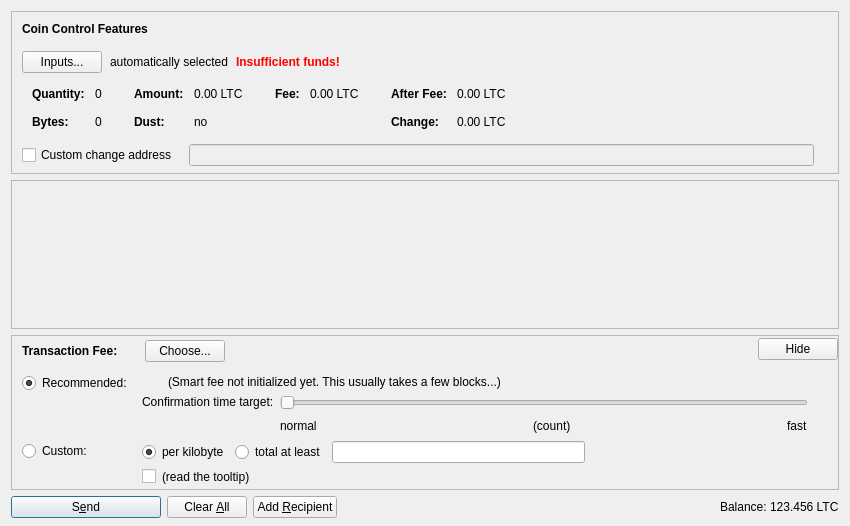
<?xml version="1.0" encoding="UTF-8"?>
<ui version="4.0">
 <class>SendCoinsDialog</class>
 <widget class="QDialog" name="SendCoinsDialog">
  <property name="geometry">
   <rect>
    <x>0</x>
    <y>0</y>
    <width>850</width>
    <height>526</height>
   </rect>
  </property>
  <property name="windowTitle">
   <string>Send Coins</string>
  </property>
  <layout class="QVBoxLayout" name="verticalLayout" stretch="0,1,0,0">
   <property name="bottomMargin">
    <number>8</number>
   </property>
   <item>
    <widget class="QFrame" name="frameCoinControl">
     <property name="sizePolicy">
      <sizepolicy hsizetype="Expanding" vsizetype="Expanding">
       <horstretch>0</horstretch>
       <verstretch>0</verstretch>
      </sizepolicy>
     </property>
     <property name="maximumSize">
      <size>
       <width>16777215</width>
       <height>16777215</height>
      </size>
     </property>
     <property name="frameShape">
      <enum>QFrame::StyledPanel</enum>
     </property>
     <property name="frameShadow">
      <enum>QFrame::Sunken</enum>
     </property>
     <layout class="QVBoxLayout" name="verticalLayoutCoinControl2">
      <property name="spacing">
       <number>0</number>
      </property>
      <property name="leftMargin">
       <number>0</number>
      </property>
      <property name="topMargin">
       <number>0</number>
      </property>
      <property name="rightMargin">
       <number>0</number>
      </property>
      <property name="bottomMargin">
       <number>6</number>
      </property>
      <item>
       <layout class="QVBoxLayout" name="verticalLayoutCoinControl" stretch="0,0,0,0,1">
        <property name="spacing">
         <number>0</number>
        </property>
        <property name="leftMargin">
         <number>10</number>
        </property>
        <property name="topMargin">
         <number>10</number>
        </property>
        <item>
         <layout class="QHBoxLayout" name="horizontalLayoutCoinControl1">
          <property name="bottomMargin">
           <number>15</number>
          </property>
          <item>
           <widget class="QLabel" name="labelCoinControlFeatures">
            <property name="sizePolicy">
             <sizepolicy hsizetype="Preferred" vsizetype="Maximum">
              <horstretch>0</horstretch>
              <verstretch>0</verstretch>
             </sizepolicy>
            </property>
            <property name="font">
             <font>
              <weight>75</weight>
              <bold>true</bold>
             </font>
            </property>
            <property name="styleSheet">
             <string notr="true">font-weight:bold;</string>
            </property>
            <property name="text">
             <string>Coin Control Features</string>
            </property>
           </widget>
          </item>
         </layout>
        </item>
        <item>
         <layout class="QHBoxLayout" name="horizontalLayoutCoinControl2" stretch="0,0,0,0">
          <property name="spacing">
           <number>8</number>
          </property>
          <property name="bottomMargin">
           <number>10</number>
          </property>
          <item>
           <widget class="QPushButton" name="pushButtonCoinControl">
            <property name="styleSheet">
             <string notr="true"/>
            </property>
            <property name="text">
             <string>Inputs...</string>
            </property>
            <property name="autoDefault">
             <bool>false</bool>
            </property>
           </widget>
          </item>
          <item>
           <widget class="QLabel" name="labelCoinControlAutomaticallySelected">
            <property name="text">
             <string>automatically selected</string>
            </property>
            <property name="margin">
             <number>5</number>
            </property>
           </widget>
          </item>
          <item>
           <widget class="QLabel" name="labelCoinControlInsuffFunds">
            <property name="font">
             <font>
              <weight>75</weight>
              <bold>true</bold>
             </font>
            </property>
            <property name="styleSheet">
             <string notr="true">color:red;font-weight:bold;</string>
            </property>
            <property name="text">
             <string>Insufficient funds!</string>
            </property>
            <property name="margin">
             <number>5</number>
            </property>
           </widget>
          </item>
          <item>
           <spacer name="horizontalSpacerCoinControl">
            <property name="orientation">
             <enum>Qt::Horizontal</enum>
            </property>
            <property name="sizeHint" stdset="0">
             <size>
              <width>40</width>
              <height>1</height>
             </size>
            </property>
           </spacer>
          </item>
         </layout>
        </item>
        <item>
         <widget class="QWidget" name="widgetCoinControl" native="true">
          <property name="sizePolicy">
           <sizepolicy hsizetype="Preferred" vsizetype="Preferred">
            <horstretch>0</horstretch>
            <verstretch>0</verstretch>
           </sizepolicy>
          </property>
          <property name="minimumSize">
           <size>
            <width>0</width>
            <height>0</height>
           </size>
          </property>
          <property name="styleSheet">
           <string notr="true"/>
          </property>
          <layout class="QHBoxLayout" name="horizontalLayoutCoinControl5">
           <property name="leftMargin">
            <number>0</number>
           </property>
           <property name="topMargin">
            <number>0</number>
           </property>
           <property name="rightMargin">
            <number>0</number>
           </property>
           <property name="bottomMargin">
            <number>0</number>
           </property>
           <item>
            <layout class="QHBoxLayout" name="horizontalLayoutCoinControl3" stretch="0,0,0,1">
             <property name="spacing">
              <number>20</number>
             </property>
             <property name="topMargin">
              <number>0</number>
             </property>
             <property name="bottomMargin">
              <number>10</number>
             </property>
             <item>
              <layout class="QFormLayout" name="formLayoutCoinControl1">
               <property name="horizontalSpacing">
                <number>10</number>
               </property>
               <property name="verticalSpacing">
                <number>14</number>
               </property>
               <property name="leftMargin">
                <number>10</number>
               </property>
               <property name="topMargin">
                <number>4</number>
               </property>
               <property name="rightMargin">
                <number>6</number>
               </property>
               <item row="0" column="0">
                <widget class="QLabel" name="labelCoinControlQuantityText">
                 <property name="font">
                  <font>
                   <weight>75</weight>
                   <bold>true</bold>
                  </font>
                 </property>
                 <property name="text">
                  <string>Quantity:</string>
                 </property>
                 <property name="margin">
                  <number>0</number>
                 </property>
                </widget>
               </item>
               <item row="0" column="1">
                <widget class="QLabel" name="labelCoinControlQuantity">
                 <property name="cursor">
                  <cursorShape>IBeamCursor</cursorShape>
                 </property>
                 <property name="contextMenuPolicy">
                  <enum>Qt::ActionsContextMenu</enum>
                 </property>
                 <property name="text">
                  <string notr="true">0</string>
                 </property>
                 <property name="margin">
                  <number>0</number>
                 </property>
                 <property name="textInteractionFlags">
                  <set>Qt::LinksAccessibleByMouse|Qt::TextSelectableByKeyboard|Qt::TextSelectableByMouse</set>
                 </property>
                </widget>
               </item>
               <item row="1" column="0">
                <widget class="QLabel" name="labelCoinControlBytesText">
                 <property name="font">
                  <font>
                   <weight>75</weight>
                   <bold>true</bold>
                  </font>
                 </property>
                 <property name="text">
                  <string>Bytes:</string>
                 </property>
                </widget>
               </item>
               <item row="1" column="1">
                <widget class="QLabel" name="labelCoinControlBytes">
                 <property name="cursor">
                  <cursorShape>IBeamCursor</cursorShape>
                 </property>
                 <property name="contextMenuPolicy">
                  <enum>Qt::ActionsContextMenu</enum>
                 </property>
                 <property name="text">
                  <string notr="true">0</string>
                 </property>
                 <property name="textInteractionFlags">
                  <set>Qt::LinksAccessibleByMouse|Qt::TextSelectableByKeyboard|Qt::TextSelectableByMouse</set>
                 </property>
                </widget>
               </item>
              </layout>
             </item>
             <item>
              <layout class="QFormLayout" name="formLayoutCoinControl2">
               <property name="horizontalSpacing">
                <number>10</number>
               </property>
               <property name="verticalSpacing">
                <number>14</number>
               </property>
               <property name="leftMargin">
                <number>6</number>
               </property>
               <property name="topMargin">
                <number>4</number>
               </property>
               <property name="rightMargin">
                <number>6</number>
               </property>
               <item row="0" column="0">
                <widget class="QLabel" name="labelCoinControlAmountText">
                 <property name="font">
                  <font>
                   <weight>75</weight>
                   <bold>true</bold>
                  </font>
                 </property>
                 <property name="text">
                  <string>Amount:</string>
                 </property>
                 <property name="margin">
                  <number>0</number>
                 </property>
                </widget>
               </item>
               <item row="0" column="1">
                <widget class="QLabel" name="labelCoinControlAmount">
                 <property name="cursor">
                  <cursorShape>IBeamCursor</cursorShape>
                 </property>
                 <property name="contextMenuPolicy">
                  <enum>Qt::ActionsContextMenu</enum>
                 </property>
                 <property name="text">
                  <string notr="true">0.00 LTC</string>
                 </property>
                 <property name="textInteractionFlags">
                  <set>Qt::LinksAccessibleByMouse|Qt::TextSelectableByKeyboard|Qt::TextSelectableByMouse</set>
                 </property>
                </widget>
               </item>
               <item row="1" column="0">
                <widget class="QLabel" name="labelCoinControlLowOutputText">
                 <property name="font">
                  <font>
                   <weight>75</weight>
                   <bold>true</bold>
                  </font>
                 </property>
                 <property name="text">
                  <string>Dust:</string>
                 </property>
                </widget>
               </item>
               <item row="1" column="1">
                <widget class="QLabel" name="labelCoinControlLowOutput">
                 <property name="cursor">
                  <cursorShape>IBeamCursor</cursorShape>
                 </property>
                 <property name="contextMenuPolicy">
                  <enum>Qt::ActionsContextMenu</enum>
                 </property>
                 <property name="text">
                  <string notr="true">no</string>
                 </property>
                 <property name="textInteractionFlags">
                  <set>Qt::LinksAccessibleByMouse|Qt::TextSelectableByKeyboard|Qt::TextSelectableByMouse</set>
                 </property>
                </widget>
               </item>
              </layout>
             </item>
             <item>
              <layout class="QFormLayout" name="formLayoutCoinControl3">
               <property name="horizontalSpacing">
                <number>10</number>
               </property>
               <property name="verticalSpacing">
                <number>14</number>
               </property>
               <property name="leftMargin">
                <number>6</number>
               </property>
               <property name="topMargin">
                <number>4</number>
               </property>
               <property name="rightMargin">
                <number>6</number>
               </property>
               <item row="0" column="0">
                <widget class="QLabel" name="labelCoinControlFeeText">
                 <property name="font">
                  <font>
                   <weight>75</weight>
                   <bold>true</bold>
                  </font>
                 </property>
                 <property name="text">
                  <string>Fee:</string>
                 </property>
                 <property name="margin">
                  <number>0</number>
                 </property>
                </widget>
               </item>
               <item row="0" column="1">
                <widget class="QLabel" name="labelCoinControlFee">
                 <property name="cursor">
                  <cursorShape>IBeamCursor</cursorShape>
                 </property>
                 <property name="contextMenuPolicy">
                  <enum>Qt::ActionsContextMenu</enum>
                 </property>
                 <property name="text">
                  <string notr="true">0.00 LTC</string>
                 </property>
                 <property name="textInteractionFlags">
                  <set>Qt::LinksAccessibleByMouse|Qt::TextSelectableByKeyboard|Qt::TextSelectableByMouse</set>
                 </property>
                </widget>
               </item>
              </layout>
             </item>
             <item>
              <layout class="QFormLayout" name="formLayoutCoinControl4">
               <property name="horizontalSpacing">
                <number>10</number>
               </property>
               <property name="verticalSpacing">
                <number>14</number>
               </property>
               <property name="leftMargin">
                <number>6</number>
               </property>
               <property name="topMargin">
                <number>4</number>
               </property>
               <property name="rightMargin">
                <number>6</number>
               </property>
               <item row="0" column="0">
                <widget class="QLabel" name="labelCoinControlAfterFeeText">
                 <property name="font">
                  <font>
                   <weight>75</weight>
                   <bold>true</bold>
                  </font>
                 </property>
                 <property name="text">
                  <string>After Fee:</string>
                 </property>
                 <property name="margin">
                  <number>0</number>
                 </property>
                </widget>
               </item>
               <item row="0" column="1">
                <widget class="QLabel" name="labelCoinControlAfterFee">
                 <property name="cursor">
                  <cursorShape>IBeamCursor</cursorShape>
                 </property>
                 <property name="contextMenuPolicy">
                  <enum>Qt::ActionsContextMenu</enum>
                 </property>
                 <property name="text">
                  <string notr="true">0.00 LTC</string>
                 </property>
                 <property name="textInteractionFlags">
                  <set>Qt::LinksAccessibleByMouse|Qt::TextSelectableByKeyboard|Qt::TextSelectableByMouse</set>
                 </property>
                </widget>
               </item>
               <item row="1" column="0">
                <widget class="QLabel" name="labelCoinControlChangeText">
                 <property name="font">
                  <font>
                   <weight>75</weight>
                   <bold>true</bold>
                  </font>
                 </property>
                 <property name="text">
                  <string>Change:</string>
                 </property>
                </widget>
               </item>
               <item row="1" column="1">
                <widget class="QLabel" name="labelCoinControlChange">
                 <property name="cursor">
                  <cursorShape>IBeamCursor</cursorShape>
                 </property>
                 <property name="contextMenuPolicy">
                  <enum>Qt::ActionsContextMenu</enum>
                 </property>
                 <property name="text">
                  <string notr="true">0.00 LTC</string>
                 </property>
                 <property name="textInteractionFlags">
                  <set>Qt::LinksAccessibleByMouse|Qt::TextSelectableByKeyboard|Qt::TextSelectableByMouse</set>
                 </property>
                </widget>
               </item>
              </layout>
             </item>
            </layout>
           </item>
          </layout>
         </widget>
        </item>
        <item>
         <layout class="QHBoxLayout" name="horizontalLayoutCoinControl4" stretch="0,0,0">
          <property name="spacing">
           <number>12</number>
          </property>
          <property name="sizeConstraint">
           <enum>QLayout::SetDefaultConstraint</enum>
          </property>
          <property name="topMargin">
           <number>5</number>
          </property>
          <property name="rightMargin">
           <number>5</number>
          </property>
          <item>
           <widget class="QCheckBox" name="checkBoxCoinControlChange">
            <property name="toolTip">
             <string>If this is activated, but the change address is empty or invalid, change will be sent to a newly generated address.</string>
            </property>
            <property name="text">
             <string>Custom change address</string>
            </property>
           </widget>
          </item>
          <item>
           <widget class="QValidatedLineEdit" name="lineEditCoinControlChange">
            <property name="enabled">
             <bool>false</bool>
            </property>
            <property name="sizePolicy">
             <sizepolicy hsizetype="Expanding" vsizetype="Fixed">
              <horstretch>0</horstretch>
              <verstretch>0</verstretch>
             </sizepolicy>
            </property>
           </widget>
          </item>
          <item>
           <widget class="QLabel" name="labelCoinControlChangeLabel">
            <property name="sizePolicy">
             <sizepolicy hsizetype="Preferred" vsizetype="Expanding">
              <horstretch>0</horstretch>
              <verstretch>0</verstretch>
             </sizepolicy>
            </property>
            <property name="minimumSize">
             <size>
              <width>0</width>
              <height>0</height>
             </size>
            </property>
            <property name="text">
             <string/>
            </property>
            <property name="margin">
             <number>3</number>
            </property>
           </widget>
          </item>
         </layout>
        </item>
        <item>
         <spacer name="verticalSpacerCoinControl">
          <property name="orientation">
           <enum>Qt::Vertical</enum>
          </property>
          <property name="sizeHint" stdset="0">
           <size>
            <width>800</width>
            <height>1</height>
           </size>
          </property>
         </spacer>
        </item>
       </layout>
      </item>
     </layout>
    </widget>
   </item>
   <item>
    <widget class="QScrollArea" name="scrollArea">
     <property name="widgetResizable">
      <bool>true</bool>
     </property>
     <widget class="QWidget" name="scrollAreaWidgetContents">
      <property name="geometry">
       <rect>
        <x>0</x>
        <y>0</y>
        <width>830</width>
        <height>104</height>
       </rect>
      </property>
      <layout class="QVBoxLayout" name="verticalLayout_2" stretch="0,1">
       <property name="leftMargin">
        <number>0</number>
       </property>
       <property name="topMargin">
        <number>0</number>
       </property>
       <property name="rightMargin">
        <number>0</number>
       </property>
       <property name="bottomMargin">
        <number>0</number>
       </property>
       <item>
        <layout class="QVBoxLayout" name="entries">
         <property name="spacing">
          <number>6</number>
         </property>
        </layout>
       </item>
       <item>
        <spacer name="verticalSpacer">
         <property name="orientation">
          <enum>Qt::Vertical</enum>
         </property>
         <property name="sizeHint" stdset="0">
          <size>
           <width>20</width>
           <height>40</height>
          </size>
         </property>
        </spacer>
       </item>
      </layout>
     </widget>
    </widget>
   </item>
   <item>
    <widget class="QFrame" name="frameFee">
     <property name="sizePolicy">
      <sizepolicy hsizetype="Expanding" vsizetype="Expanding">
       <horstretch>0</horstretch>
       <verstretch>0</verstretch>
      </sizepolicy>
     </property>
     <property name="maximumSize">
      <size>
       <width>16777215</width>
       <height>16777215</height>
      </size>
     </property>
     <property name="frameShape">
      <enum>QFrame::StyledPanel</enum>
     </property>
     <property name="frameShadow">
      <enum>QFrame::Sunken</enum>
     </property>
     <layout class="QVBoxLayout" name="verticalLayoutFee1">
      <property name="spacing">
       <number>0</number>
      </property>
      <property name="leftMargin">
       <number>0</number>
      </property>
      <property name="topMargin">
       <number>0</number>
      </property>
      <property name="rightMargin">
       <number>0</number>
      </property>
      <property name="bottomMargin">
       <number>0</number>
      </property>
      <item>
       <layout class="QVBoxLayout" name="verticalLayoutFee2" stretch="0,0,0">
        <property name="spacing">
         <number>0</number>
        </property>
        <property name="leftMargin">
         <number>10</number>
        </property>
        <property name="topMargin">
         <number>0</number>
        </property>
        <item>
         <layout class="QHBoxLayout" name="horizontalLayoutFee1">
          <property name="bottomMargin">
           <number>0</number>
          </property>
          <item>
           <layout class="QVBoxLayout" name="verticalLayoutFee7">
            <property name="spacing">
             <number>0</number>
            </property>
            <item>
             <spacer name="verticalSpacerSmartFee">
              <property name="orientation">
               <enum>Qt::Vertical</enum>
              </property>
              <property name="sizeType">
               <enum>QSizePolicy::Fixed</enum>
              </property>
              <property name="sizeHint" stdset="0">
               <size>
                <width>1</width>
                <height>4</height>
               </size>
              </property>
             </spacer>
            </item>
            <item>
             <layout class="QHBoxLayout" name="horizontalLayoutSmartFee">
              <property name="spacing">
               <number>10</number>
              </property>
              <item>
               <widget class="QLabel" name="labelFeeHeadline">
                <property name="sizePolicy">
                 <sizepolicy hsizetype="Preferred" vsizetype="Maximum">
                  <horstretch>0</horstretch>
                  <verstretch>0</verstretch>
                 </sizepolicy>
                </property>
                <property name="font">
                 <font>
                  <weight>75</weight>
                  <bold>true</bold>
                 </font>
                </property>
                <property name="styleSheet">
                 <string notr="true">font-weight:bold;</string>
                </property>
                <property name="text">
                 <string>Transaction Fee:</string>
                </property>
               </widget>
              </item>
              <item>
               <widget class="QLabel" name="labelFeeMinimized">
                <property name="text">
                 <string/>
                </property>
               </widget>
              </item>
              <item>
               <widget class="QPushButton" name="buttonChooseFee">
                <property name="text">
                 <string>Choose...</string>
                </property>
               </widget>
              </item>
             </layout>
            </item>
            <item>
             <spacer name="verticalSpacer_5">
              <property name="orientation">
               <enum>Qt::Vertical</enum>
              </property>
              <property name="sizeHint" stdset="0">
               <size>
                <width>1</width>
                <height>1</height>
               </size>
              </property>
             </spacer>
            </item>
           </layout>
          </item>
          <item>
           <spacer name="horizontalSpacer_4">
            <property name="orientation">
             <enum>Qt::Horizontal</enum>
            </property>
            <property name="sizeHint" stdset="0">
             <size>
              <width>40</width>
              <height>20</height>
             </size>
            </property>
           </spacer>
          </item>
          <item>
           <widget class="QPushButton" name="buttonMinimizeFee">
            <property name="toolTip">
             <string>collapse fee-settings</string>
            </property>
            <property name="text">
             <string>Hide</string>
            </property>
           </widget>
          </item>
         </layout>
        </item>
        <item>
         <widget class="QFrame" name="frameFeeSelection">
          <layout class="QVBoxLayout" name="verticalLayoutFee12">
           <property name="spacing">
            <number>0</number>
           </property>
           <property name="leftMargin">
            <number>0</number>
           </property>
           <property name="topMargin">
            <number>0</number>
           </property>
           <property name="rightMargin">
            <number>0</number>
           </property>
           <property name="bottomMargin">
            <number>0</number>
           </property>
           <item>
            <layout class="QGridLayout" name="gridLayoutFee">
             <property name="topMargin">
              <number>10</number>
             </property>
             <property name="bottomMargin">
              <number>4</number>
             </property>
             <property name="horizontalSpacing">
              <number>10</number>
             </property>
             <property name="verticalSpacing">
              <number>4</number>
             </property>
             <item row="1" column="1">
              <layout class="QVBoxLayout" name="verticalLayoutFee8">
               <property name="spacing">
                <number>6</number>
               </property>
               <item>
                <layout class="QHBoxLayout" name="horizontalLayoutFee13">
                 <item>
                  <widget class="QRadioButton" name="radioCustomPerKilobyte">
                   <property name="toolTip">
                    <string>If the custom fee is set to 1000 satoshis and the transaction is only 250 bytes, then &quot;per kilobyte&quot; only pays 250 satoshis in fee, while &quot;total at least&quot; pays 1000 satoshis. For transactions bigger than a kilobyte both pay by kilobyte.</string>
                   </property>
                   <property name="text">
                    <string>per kilobyte</string>
                   </property>
                   <property name="checked">
                    <bool>true</bool>
                   </property>
                   <attribute name="buttonGroup">
                    <string notr="true">groupCustomFee</string>
                   </attribute>
                  </widget>
                 </item>
                 <item>
                  <widget class="QRadioButton" name="radioCustomAtLeast">
                   <property name="toolTip">
                    <string>If the custom fee is set to 1000 satoshis and the transaction is only 250 bytes, then &quot;per kilobyte&quot; only pays 250 satoshis in fee, while &quot;total at least&quot; pays 1000 satoshis. For transactions bigger than a kilobyte both pay by kilobyte.</string>
                   </property>
                   <property name="text">
                    <string>total at least</string>
                   </property>
                   <attribute name="buttonGroup">
                    <string notr="true">groupCustomFee</string>
                   </attribute>
                  </widget>
                 </item>
                 <item>
                  <widget class="BitcoinAmountField" name="customFee"/>
                 </item>
                 <item>
                  <spacer name="horizontalSpacer_6">
                   <property name="orientation">
                    <enum>Qt::Horizontal</enum>
                   </property>
                   <property name="sizeHint" stdset="0">
                    <size>
                     <width>1</width>
                     <height>1</height>
                    </size>
                   </property>
                  </spacer>
                 </item>
                </layout>
               </item>
               <item>
                <layout class="QHBoxLayout" name="horizontalLayoutFee8">
                 <item>
                  <widget class="QCheckBox" name="checkBoxMinimumFee">
                   <property name="toolTip">
                    <string>Paying only the minimum fee is just fine as long as there is less transaction volume than space in the blocks. But be aware that this can end up in a never confirming transaction once there is more demand for anachakcoin transactions than the network can process.</string>
                   </property>
                   <property name="text">
                    <string/>
                   </property>
                  </widget>
                 </item>
                 <item>
                  <widget class="QLabel" name="labelMinFeeWarning">
                   <property name="enabled">
                    <bool>true</bool>
                   </property>
                   <property name="toolTip">
                    <string>Paying only the minimum fee is just fine as long as there is less transaction volume than space in the blocks. But be aware that this can end up in a never confirming transaction once there is more demand for anachakcoin transactions than the network can process.</string>
                   </property>
                   <property name="text">
                    <string>(read the tooltip)</string>
                   </property>
                   <property name="margin">
                    <number>5</number>
                   </property>
                  </widget>
                 </item>
                 <item>
                  <spacer name="horizontalSpacer_2">
                   <property name="orientation">
                    <enum>Qt::Horizontal</enum>
                   </property>
                   <property name="sizeHint" stdset="0">
                    <size>
                     <width>1</width>
                     <height>1</height>
                    </size>
                   </property>
                  </spacer>
                 </item>
                </layout>
               </item>
              </layout>
             </item>
             <item row="0" column="0">
              <layout class="QVBoxLayout" name="verticalLayoutFee4" stretch="0,1">
               <item>
                <widget class="QRadioButton" name="radioSmartFee">
                 <property name="text">
                  <string>Recommended:</string>
                 </property>
                 <property name="checked">
                  <bool>true</bool>
                 </property>
                 <attribute name="buttonGroup">
                  <string notr="true">groupFee</string>
                 </attribute>
                </widget>
               </item>
               <item>
                <spacer name="verticalSpacer_2">
                 <property name="orientation">
                  <enum>Qt::Vertical</enum>
                 </property>
                 <property name="sizeHint" stdset="0">
                  <size>
                   <width>1</width>
                   <height>1</height>
                  </size>
                 </property>
                </spacer>
               </item>
              </layout>
             </item>
             <item row="1" column="0">
              <layout class="QVBoxLayout" name="verticalLayoutFee9" stretch="0,1">
               <item>
                <widget class="QRadioButton" name="radioCustomFee">
                 <property name="text">
                  <string>Custom:</string>
                 </property>
                 <attribute name="buttonGroup">
                  <string notr="true">groupFee</string>
                 </attribute>
                </widget>
               </item>
               <item>
                <spacer name="verticalSpacer_6">
                 <property name="orientation">
                  <enum>Qt::Vertical</enum>
                 </property>
                 <property name="sizeHint" stdset="0">
                  <size>
                   <width>1</width>
                   <height>1</height>
                  </size>
                 </property>
                </spacer>
               </item>
              </layout>
             </item>
             <item row="0" column="1">
              <layout class="QVBoxLayout" name="verticalLayoutFee3" stretch="0,0,1">
               <property name="spacing">
                <number>6</number>
               </property>
               <property name="topMargin">
                <number>2</number>
               </property>
               <item>
                <layout class="QHBoxLayout" name="horizontalLayoutFee12">
                 <item>
                  <widget class="QLabel" name="labelSmartFee">
                   <property name="text">
                    <string/>
                   </property>
                   <property name="margin">
                    <number>2</number>
                   </property>
                  </widget>
                 </item>
                 <item>
                  <widget class="QLabel" name="labelFeeEstimation">
                   <property name="text">
                    <string/>
                   </property>
                  </widget>
                 </item>
                 <item>
                  <widget class="QLabel" name="labelSmartFee2">
                   <property name="text">
                    <string>(Smart fee not initialized yet. This usually takes a few blocks...)</string>
                   </property>
                   <property name="margin">
                    <number>2</number>
                   </property>
                  </widget>
                 </item>
                 <item>
                  <spacer name="horizontalSpacer_5">
                   <property name="orientation">
                    <enum>Qt::Horizontal</enum>
                   </property>
                   <property name="sizeHint" stdset="0">
                    <size>
                     <width>1</width>
                     <height>1</height>
                    </size>
                   </property>
                  </spacer>
                 </item>
                </layout>
               </item>
               <item>
                <layout class="QHBoxLayout" name="horizontalLayoutFee9">
                 <item>
                  <layout class="QVBoxLayout" name="verticalLayoutFee6">
                   <item>
                    <widget class="QLabel" name="labelSmartFee3">
                     <property name="text">
                      <string>Confirmation time target:</string>
                     </property>
                     <property name="margin">
                      <number>2</number>
                     </property>
                    </widget>
                   </item>
                   <item>
                    <spacer name="verticalSpacer_3">
                     <property name="orientation">
                      <enum>Qt::Vertical</enum>
                     </property>
                     <property name="sizeHint" stdset="0">
                      <size>
                       <width>1</width>
                       <height>1</height>
                      </size>
                     </property>
                    </spacer>
                   </item>
                  </layout>
                 </item>
                 <item>
                  <layout class="QVBoxLayout" name="verticalLayoutFee5">
                   <property name="rightMargin">
                    <number>30</number>
                   </property>
                   <item>
                    <widget class="QSlider" name="sliderSmartFee">
                     <property name="minimum">
                      <number>0</number>
                     </property>
                     <property name="maximum">
                      <number>23</number>
                     </property>
                     <property name="pageStep">
                      <number>1</number>
                     </property>
                     <property name="value">
                      <number>0</number>
                     </property>
                     <property name="orientation">
                      <enum>Qt::Horizontal</enum>
                     </property>
                     <property name="invertedAppearance">
                      <bool>false</bool>
                     </property>
                     <property name="invertedControls">
                      <bool>false</bool>
                     </property>
                     <property name="tickPosition">
                      <enum>QSlider::NoTicks</enum>
                     </property>
                    </widget>
                   </item>
                   <item>
                    <layout class="QHBoxLayout" name="horizontalLayoutFee10">
                     <item>
                      <widget class="QLabel" name="labelSmartFeeNormal">
                       <property name="text">
                        <string>normal</string>
                       </property>
                      </widget>
                     </item>
                     <item>
                      <spacer name="horizontalSpacer_7">
                       <property name="orientation">
                        <enum>Qt::Horizontal</enum>
                       </property>
                       <property name="sizeHint" stdset="0">
                        <size>
                         <width>40</width>
                         <height>20</height>
                        </size>
                       </property>
                      </spacer>
                     </item>
                     <item>
                      <widget class="QLabel" name="confirmationTargetLabel">
                       <property name="text">
                        <string notr="true">(count)</string>
                       </property>
                      </widget>
                     </item>
                     <item>
                      <spacer name="horizontalSpacer_3">
                       <property name="orientation">
                        <enum>Qt::Horizontal</enum>
                       </property>
                       <property name="sizeHint" stdset="0">
                        <size>
                         <width>40</width>
                         <height>20</height>
                        </size>
                       </property>
                      </spacer>
                     </item>
                     <item>
                      <widget class="QLabel" name="labelSmartFeeFast">
                       <property name="text">
                        <string>fast</string>
                       </property>
                      </widget>
                     </item>
                    </layout>
                   </item>
                  </layout>
                 </item>
                </layout>
               </item>
               <item>
                <spacer name="verticalSpacer_4">
                 <property name="orientation">
                  <enum>Qt::Vertical</enum>
                 </property>
                 <property name="sizeHint" stdset="0">
                  <size>
                   <width>1</width>
                   <height>1</height>
                  </size>
                 </property>
                </spacer>
               </item>
              </layout>
             </item>
            </layout>
           </item>
          </layout>
         </widget>
        </item>
        <item>
         <spacer name="verticalSpacerFee">
          <property name="orientation">
           <enum>Qt::Vertical</enum>
          </property>
          <property name="sizeHint" stdset="0">
           <size>
            <width>800</width>
            <height>1</height>
           </size>
          </property>
         </spacer>
        </item>
       </layout>
      </item>
     </layout>
    </widget>
   </item>
   <item>
    <layout class="QHBoxLayout" name="horizontalLayout">
     <item>
      <widget class="QPushButton" name="sendButton">
       <property name="minimumSize">
        <size>
         <width>150</width>
         <height>0</height>
        </size>
       </property>
       <property name="toolTip">
        <string>Confirm the send action</string>
       </property>
       <property name="text">
        <string>S&amp;end</string>
       </property>
       <property name="icon">
        <iconset resource="../bitcoin.qrc">
         <normaloff>:/icons/send</normaloff>:/icons/send</iconset>
       </property>
       <property name="autoDefault">
        <bool>false</bool>
       </property>
       <property name="default">
        <bool>true</bool>
       </property>
      </widget>
     </item>
     <item>
      <widget class="QPushButton" name="clearButton">
       <property name="sizePolicy">
        <sizepolicy hsizetype="Minimum" vsizetype="Fixed">
         <horstretch>0</horstretch>
         <verstretch>0</verstretch>
        </sizepolicy>
       </property>
       <property name="toolTip">
        <string>Clear all fields of the form.</string>
       </property>
       <property name="text">
        <string>Clear &amp;All</string>
       </property>
       <property name="icon">
        <iconset resource="../bitcoin.qrc">
         <normaloff>:/icons/remove</normaloff>:/icons/remove</iconset>
       </property>
       <property name="autoDefault">
        <bool>false</bool>
       </property>
      </widget>
     </item>
     <item>
      <widget class="QPushButton" name="addButton">
       <property name="toolTip">
        <string>Send to multiple recipients at once</string>
       </property>
       <property name="text">
        <string>Add &amp;Recipient</string>
       </property>
       <property name="icon">
        <iconset resource="../bitcoin.qrc">
         <normaloff>:/icons/add</normaloff>:/icons/add</iconset>
       </property>
       <property name="autoDefault">
        <bool>false</bool>
       </property>
      </widget>
     </item>
     <item>
      <spacer name="horizontalSpacer">
       <property name="orientation">
        <enum>Qt::Horizontal</enum>
       </property>
       <property name="sizeHint" stdset="0">
        <size>
         <width>40</width>
         <height>20</height>
        </size>
       </property>
      </spacer>
     </item>
     <item>
      <layout class="QHBoxLayout" name="horizontalLayout_2">
       <property name="spacing">
        <number>3</number>
       </property>
       <item>
        <widget class="QLabel" name="label">
         <property name="sizePolicy">
          <sizepolicy hsizetype="Preferred" vsizetype="Fixed">
           <horstretch>0</horstretch>
           <verstretch>0</verstretch>
          </sizepolicy>
         </property>
         <property name="text">
          <string>Balance:</string>
         </property>
        </widget>
       </item>
       <item>
        <widget class="QLabel" name="labelBalance">
         <property name="sizePolicy">
          <sizepolicy hsizetype="Preferred" vsizetype="Fixed">
           <horstretch>0</horstretch>
           <verstretch>0</verstretch>
          </sizepolicy>
         </property>
         <property name="cursor">
          <cursorShape>IBeamCursor</cursorShape>
         </property>
         <property name="text">
          <string notr="true">123.456 LTC</string>
         </property>
         <property name="textInteractionFlags">
          <set>Qt::LinksAccessibleByMouse|Qt::TextSelectableByKeyboard|Qt::TextSelectableByMouse</set>
         </property>
        </widget>
       </item>
      </layout>
     </item>
    </layout>
   </item>
  </layout>
 </widget>
 <customwidgets>
  <customwidget>
   <class>QValidatedLineEdit</class>
   <extends>QLineEdit</extends>
   <header>qvalidatedlineedit.h</header>
  </customwidget>
  <customwidget>
   <class>BitcoinAmountField</class>
   <extends>QLineEdit</extends>
   <header>bitcoinamountfield.h</header>
   <container>1</container>
  </customwidget>
 </customwidgets>
 <resources>
  <include location="../bitcoin.qrc"/>
 </resources>
 <connections/>
 <buttongroups>
  <buttongroup name="groupFee"/>
  <buttongroup name="groupCustomFee"/>
 </buttongroups>
</ui>
